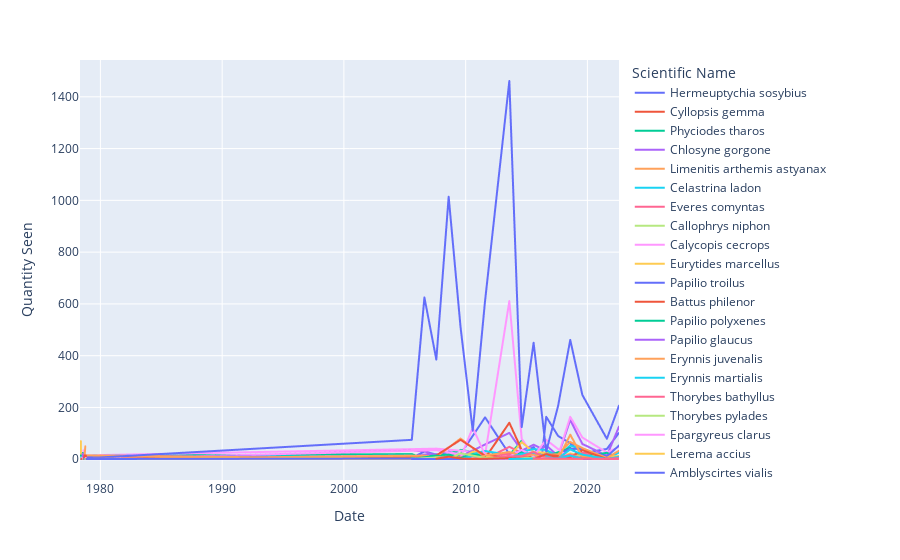

Here is the notebook cell this chart was saved with:
### Markdown cell above
First, BUTTERFLIES, just general trends.

### Code cell
#there's 90 species, 
#test getting single species, and plot, then try to make
#it with a loop or something
butterFig = px.line(butterfly, x="Date", y="Quantity Seen", color="Scientific Name")
butterFig.write_html("butterFig.html")#save as html so when opened, interactivity is retained
#this crap is gonna kill me: butterFig.write_image("images/butterFig.jpeg", engine='kaleido')
butterFig.show()
